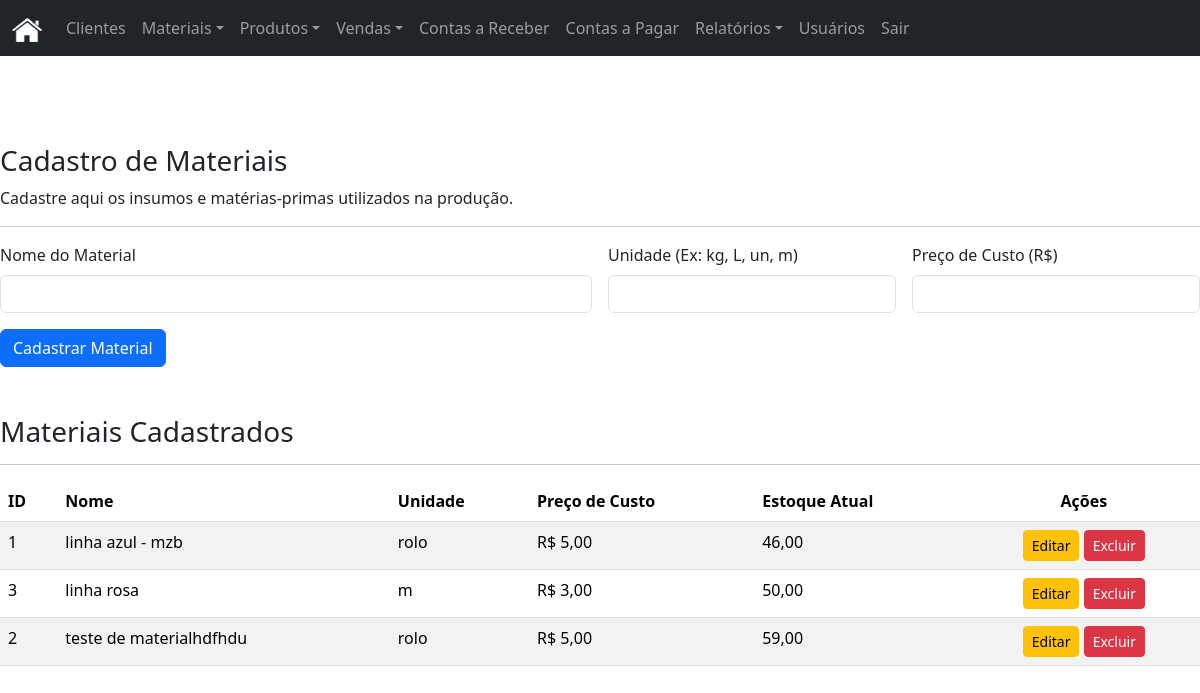
/index.php?page=materiais (signed in), run on the app's committed database.
### tables this page shows
CREATE TABLE `materiais` (
  `id` int(11) NOT NULL AUTO_INCREMENT,
  `nome` varchar(255) NOT NULL,
  `unidade_medida` varchar(50) NOT NULL,
  `preco_custo` decimal(10,2) NOT NULL,
  `estoque_atual` decimal(10,2) NOT NULL DEFAULT 0.00,
  PRIMARY KEY (`id`)
);

### modulos/materiais/index.php (the view, shortened to what this page needs)
<?php
$materiais = $pdo->query("SELECT * FROM materiais ORDER BY nome ASC")->fetchAll();
?>
<h3>Cadastro de Materiais</h3>
<p>Cadastre aqui os insumos e matérias-primas utilizados na produção.</p>
<hr>
<form method="POST" action="modulos/materiais/actions.php">
    <div class="row g-3">
        <div class="col-md-6"><label for="nome" class="form-label">Nome do Material</label><input type="text" class="form-control" id="nome" name="nome" required></div>
        <div class="col-md-3"><label for="unidade_medida" class="form-label">Unidade (Ex: kg, L, un, m)</label><input type="text" class="form-control" id="unidade_medida" name="unidade_medida" required></div>
        <div class="col-md-3"><label for="preco_custo" class="form-label">Preço de Custo (R$)</label><input type="number" step="0.01" class="form-control" id="preco_custo" name="preco_custo" required></div>
    </div>
    <button type="submit" class="btn btn-primary mt-3">Cadastrar Material</button>
</form>
<h3 class="mt-5">Materiais Cadastrados</h3>
<hr>
<table class="table table-striped table-hover">
    <thead>
        <tr>
            <th>ID</th>
            <th>Nome</th>
            <th>Unidade</th>
            <th>Preço de Custo</th>
            <th>Estoque Atual</th>
            <th class="text-center">Ações</th>
        </tr>
    </thead>
    <tbody>
        <?php foreach ($materiais as $material): ?>
        <tr>
            <td><?= $material['id'] ?></td>
            <td><?= htmlspecialchars($material['nome']) ?></td>
            <td><?= htmlspecialchars($material['unidade_medida']) ?></td>
            <td>R$ <?= number_format($material['preco_custo'], 2, ',', '.') ?></td>
            <td><?= number_format($material['estoque_atual'], 2, ',', '.') ?></td>
            <td class="text-center">
                <a href="index.php?page=materiais/edit&id=<?= $material['id'] ?>" class="btn btn-sm btn-warning">Editar</a>
                <a href="index.php?page=materiais/delete&id=<?= $material['id'] ?>" class="btn btn-sm btn-danger">Excluir</a>
            </td>
        </tr>
        <?php endforeach; ?>
    </tbody>
</table>

### includes/header.php (style rules this page uses)
body { padding-top: 5rem; }

### data on the page
materiais: id "1", nome "linha azul - mzb", unidade_medida "rolo", preco_custo "5,00", estoque_atual "46,00"
materiais: id "3", nome "linha rosa", unidade_medida "m", preco_custo "3,00", estoque_atual "50,00"
materiais: id "2", nome "teste de materialhdfhdu", unidade_medida "rolo", preco_custo "5,00", estoque_atual "59,00"
